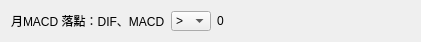
       <widget class="QWidget" name="widget_11" native="true">
        <property name="geometry">
         <rect>
          <x>850</x>
          <y>720</y>
          <width>421</width>
          <height>40</height>
         </rect>
        </property>
        <layout class="QHBoxLayout" name="horizontalLayout_122">
         <item>
          <layout class="QHBoxLayout" name="horizontalLayout_35">
           <item>
            <widget class="QLabel" name="label_164">
             <property name="text">
              <string>月MACD 落點：DIF、MACD</string>
             </property>
            </widget>
           </item>
           <item>
            <widget class="QComboBox" name="comboBox_36">
             <property name="sizePolicy">
              <sizepolicy hsizetype="Preferred" vsizetype="Fixed">
               <horstretch>0</horstretch>
               <verstretch>0</verstretch>
              </sizepolicy>
             </property>
             <property name="minimumSize">
              <size>
               <width>40</width>
               <height>20</height>
              </size>
             </property>
             <property name="maximumSize">
              <size>
               <width>40</width>
               <height>20</height>
              </size>
             </property>
             <item>
              <property name="text">
               <string>&gt;</string>
              </property>
             </item>
             <item>
              <property name="text">
               <string>&lt;</string>
              </property>
             </item>
            </widget>
           </item>
           <item>
            <widget class="QLabel" name="label_52">
             <property name="text">
              <string>0</string>
             </property>
            </widget>
           </item>
          </layout>
         </item>
         <item>
          <spacer name="horizontalSpacer_50">
           <property name="orientation">
            <enum>Qt::Horizontal</enum>
           </property>
           <property name="sizeHint" stdset="0">
            <size>
             <width>40</width>
             <height>20</height>
            </size>
           </property>
          </spacer>
         </item>
        </layout>
       </widget>
